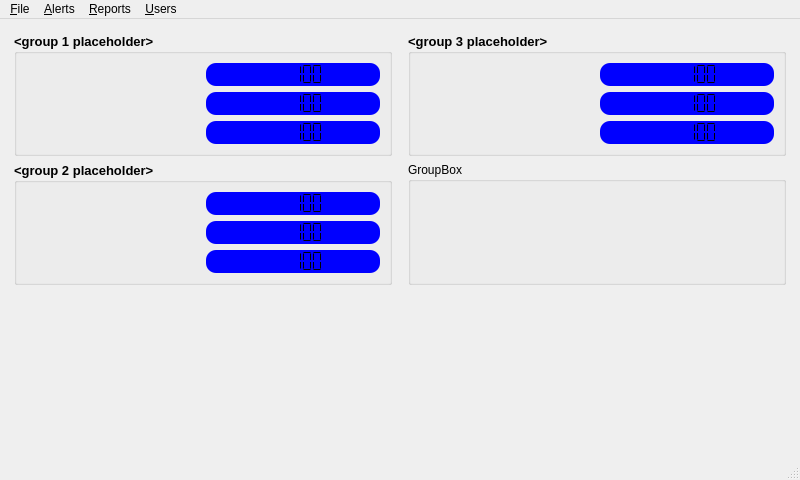
<?xml version="1.0" encoding="UTF-8"?>
<ui version="4.0">
 <class>MainWindow</class>
 <widget class="QMainWindow" name="MainWindow">
  <property name="windowModality">
   <enum>Qt::NonModal</enum>
  </property>
  <property name="geometry">
   <rect>
    <x>0</x>
    <y>0</y>
    <width>800</width>
    <height>480</height>
   </rect>
  </property>
  <property name="minimumSize">
   <size>
    <width>800</width>
    <height>480</height>
   </size>
  </property>
  <property name="maximumSize">
   <size>
    <width>800</width>
    <height>480</height>
   </size>
  </property>
  <property name="contextMenuPolicy">
   <enum>Qt::DefaultContextMenu</enum>
  </property>
  <property name="windowTitle">
   <string>DextersWorkshop GenMon</string>
  </property>
  <property name="windowIcon">
   <iconset resource="../resource/resources.qrc">
    <normaloff>:/icons/icons8-share-80.png</normaloff>:/icons/icons8-share-80.png</iconset>
  </property>
  <property name="tabShape">
   <enum>QTabWidget::Rounded</enum>
  </property>
  <widget class="QWidget" name="centralwidget">
   <layout class="QGridLayout" name="gridLayout_2">
    <item row="0" column="1">
     <layout class="QGridLayout" name="gridLayout_3">
      <property name="leftMargin">
       <number>5</number>
      </property>
      <property name="topMargin">
       <number>5</number>
      </property>
      <property name="rightMargin">
       <number>5</number>
      </property>
      <property name="bottomMargin">
       <number>5</number>
      </property>
      <item row="0" column="0">
       <widget class="QGroupBox" name="group_3">
        <property name="font">
         <font>
          <family>Arial</family>
          <pointsize>10</pointsize>
          <weight>75</weight>
          <bold>true</bold>
         </font>
        </property>
        <property name="title">
         <string>&lt;group 3 placeholder&gt;</string>
        </property>
        <layout class="QGridLayout" name="gridLayout_7">
         <item row="1" column="0">
          <widget class="QLabel" name="lbl_8">
           <property name="font">
            <font>
             <family>Arial</family>
             <pointsize>10</pointsize>
             <weight>50</weight>
             <bold>false</bold>
            </font>
           </property>
           <property name="text">
            <string>&lt;value 8 placeholder&gt;</string>
           </property>
          </widget>
         </item>
         <item row="2" column="0">
          <widget class="QLabel" name="lbl_9">
           <property name="font">
            <font>
             <family>Arial</family>
             <pointsize>10</pointsize>
             <weight>50</weight>
             <bold>false</bold>
            </font>
           </property>
           <property name="text">
            <string>&lt;value 9 placeholder&gt;</string>
           </property>
          </widget>
         </item>
         <item row="1" column="1">
          <widget class="QLCDNumber" name="get_value8">
           <property name="enabled">
            <bool>true</bool>
           </property>
           <property name="styleSheet">
            <string notr="true">background-color: blue; border-radius:10px; color: black;</string>
           </property>
           <property name="frameShape">
            <enum>QFrame::StyledPanel</enum>
           </property>
           <property name="frameShadow">
            <enum>QFrame::Sunken</enum>
           </property>
           <property name="smallDecimalPoint">
            <bool>false</bool>
           </property>
           <property name="digitCount">
            <number>6</number>
           </property>
           <property name="segmentStyle">
            <enum>QLCDNumber::Flat</enum>
           </property>
           <property name="value" stdset="0">
            <double>100.000000000000000</double>
           </property>
          </widget>
         </item>
         <item row="0" column="0">
          <widget class="QLabel" name="lbl_7">
           <property name="font">
            <font>
             <family>Arial</family>
             <pointsize>10</pointsize>
             <weight>50</weight>
             <bold>false</bold>
            </font>
           </property>
           <property name="text">
            <string>&lt;value 7 placeholder&gt;</string>
           </property>
          </widget>
         </item>
         <item row="0" column="1">
          <widget class="QLCDNumber" name="get_value7">
           <property name="enabled">
            <bool>true</bool>
           </property>
           <property name="styleSheet">
            <string notr="true">background-color: blue; border-radius:10px; color: black;</string>
           </property>
           <property name="frameShape">
            <enum>QFrame::StyledPanel</enum>
           </property>
           <property name="frameShadow">
            <enum>QFrame::Sunken</enum>
           </property>
           <property name="smallDecimalPoint">
            <bool>false</bool>
           </property>
           <property name="digitCount">
            <number>6</number>
           </property>
           <property name="segmentStyle">
            <enum>QLCDNumber::Flat</enum>
           </property>
           <property name="value" stdset="0">
            <double>100.000000000000000</double>
           </property>
          </widget>
         </item>
         <item row="2" column="1">
          <widget class="QLCDNumber" name="get_value9">
           <property name="enabled">
            <bool>true</bool>
           </property>
           <property name="styleSheet">
            <string notr="true">background-color: blue; border-radius:10px; color: black;</string>
           </property>
           <property name="frameShape">
            <enum>QFrame::StyledPanel</enum>
           </property>
           <property name="frameShadow">
            <enum>QFrame::Sunken</enum>
           </property>
           <property name="smallDecimalPoint">
            <bool>false</bool>
           </property>
           <property name="digitCount">
            <number>6</number>
           </property>
           <property name="segmentStyle">
            <enum>QLCDNumber::Flat</enum>
           </property>
           <property name="value" stdset="0">
            <double>100.000000000000000</double>
           </property>
          </widget>
         </item>
        </layout>
       </widget>
      </item>
      <item row="1" column="0">
       <widget class="QGroupBox" name="groupBox_4">
        <property name="title">
         <string>GroupBox</string>
        </property>
       </widget>
      </item>
     </layout>
    </item>
    <item row="0" column="0">
     <layout class="QGridLayout" name="gridLayout">
      <property name="leftMargin">
       <number>5</number>
      </property>
      <property name="topMargin">
       <number>5</number>
      </property>
      <property name="rightMargin">
       <number>5</number>
      </property>
      <property name="bottomMargin">
       <number>5</number>
      </property>
      <item row="1" column="0">
       <widget class="QGroupBox" name="group_2">
        <property name="font">
         <font>
          <pointsize>10</pointsize>
          <weight>75</weight>
          <bold>true</bold>
         </font>
        </property>
        <property name="title">
         <string>&lt;group 2 placeholder&gt;</string>
        </property>
        <layout class="QGridLayout" name="gridLayout_6">
         <item row="1" column="1">
          <widget class="QLCDNumber" name="get_value5">
           <property name="enabled">
            <bool>true</bool>
           </property>
           <property name="styleSheet">
            <string notr="true">background-color: blue; border-radius:10px; color: black;</string>
           </property>
           <property name="frameShape">
            <enum>QFrame::StyledPanel</enum>
           </property>
           <property name="frameShadow">
            <enum>QFrame::Sunken</enum>
           </property>
           <property name="smallDecimalPoint">
            <bool>false</bool>
           </property>
           <property name="digitCount">
            <number>6</number>
           </property>
           <property name="segmentStyle">
            <enum>QLCDNumber::Flat</enum>
           </property>
           <property name="value" stdset="0">
            <double>100.000000000000000</double>
           </property>
          </widget>
         </item>
         <item row="2" column="1">
          <widget class="QLCDNumber" name="get_value6">
           <property name="enabled">
            <bool>true</bool>
           </property>
           <property name="styleSheet">
            <string notr="true">background-color: blue; border-radius:10px; color: black;</string>
           </property>
           <property name="frameShape">
            <enum>QFrame::StyledPanel</enum>
           </property>
           <property name="frameShadow">
            <enum>QFrame::Sunken</enum>
           </property>
           <property name="smallDecimalPoint">
            <bool>false</bool>
           </property>
           <property name="digitCount">
            <number>6</number>
           </property>
           <property name="segmentStyle">
            <enum>QLCDNumber::Flat</enum>
           </property>
           <property name="value" stdset="0">
            <double>100.000000000000000</double>
           </property>
          </widget>
         </item>
         <item row="0" column="1">
          <widget class="QLCDNumber" name="get_value4">
           <property name="enabled">
            <bool>true</bool>
           </property>
           <property name="styleSheet">
            <string notr="true">background-color: blue; border-radius:10px; color: black;</string>
           </property>
           <property name="frameShape">
            <enum>QFrame::StyledPanel</enum>
           </property>
           <property name="frameShadow">
            <enum>QFrame::Sunken</enum>
           </property>
           <property name="smallDecimalPoint">
            <bool>false</bool>
           </property>
           <property name="digitCount">
            <number>6</number>
           </property>
           <property name="segmentStyle">
            <enum>QLCDNumber::Flat</enum>
           </property>
           <property name="value" stdset="0">
            <double>100.000000000000000</double>
           </property>
          </widget>
         </item>
         <item row="0" column="0">
          <widget class="QLabel" name="lbl_4">
           <property name="font">
            <font>
             <family>Arial</family>
             <pointsize>10</pointsize>
             <weight>50</weight>
             <bold>false</bold>
            </font>
           </property>
           <property name="text">
            <string>&lt;value 4 placeholder&gt;</string>
           </property>
          </widget>
         </item>
         <item row="1" column="0">
          <widget class="QLabel" name="lbl_5">
           <property name="font">
            <font>
             <family>Arial</family>
             <weight>50</weight>
             <bold>false</bold>
            </font>
           </property>
           <property name="text">
            <string>&lt;value 5 placeholder&gt;</string>
           </property>
          </widget>
         </item>
         <item row="2" column="0">
          <widget class="QLabel" name="lbl_6">
           <property name="font">
            <font>
             <family>Arial</family>
             <weight>50</weight>
             <bold>false</bold>
            </font>
           </property>
           <property name="text">
            <string>&lt;value 6 placeholder&gt;</string>
           </property>
          </widget>
         </item>
        </layout>
       </widget>
      </item>
      <item row="0" column="0">
       <widget class="QGroupBox" name="group_1">
        <property name="font">
         <font>
          <pointsize>10</pointsize>
          <weight>75</weight>
          <bold>true</bold>
         </font>
        </property>
        <property name="styleSheet">
         <string notr="true">s</string>
        </property>
        <property name="title">
         <string>&lt;group 1 placeholder&gt;</string>
        </property>
        <property name="flat">
         <bool>false</bool>
        </property>
        <property name="checkable">
         <bool>false</bool>
        </property>
        <layout class="QGridLayout" name="gridLayout_5">
         <item row="0" column="1">
          <widget class="QLCDNumber" name="get_value1">
           <property name="enabled">
            <bool>true</bool>
           </property>
           <property name="autoFillBackground">
            <bool>false</bool>
           </property>
           <property name="styleSheet">
            <string notr="true">background-color: blue; border-radius:10px; color: black;</string>
           </property>
           <property name="frameShape">
            <enum>QFrame::NoFrame</enum>
           </property>
           <property name="frameShadow">
            <enum>QFrame::Plain</enum>
           </property>
           <property name="lineWidth">
            <number>1</number>
           </property>
           <property name="smallDecimalPoint">
            <bool>false</bool>
           </property>
           <property name="digitCount">
            <number>6</number>
           </property>
           <property name="segmentStyle">
            <enum>QLCDNumber::Flat</enum>
           </property>
           <property name="value" stdset="0">
            <double>100.000000000000000</double>
           </property>
          </widget>
         </item>
         <item row="0" column="0">
          <widget class="QLabel" name="lbl_1">
           <property name="font">
            <font>
             <family>Arial</family>
             <pointsize>10</pointsize>
            </font>
           </property>
           <property name="text">
            <string>&lt;valule 1 placeholder&gt;</string>
           </property>
          </widget>
         </item>
         <item row="1" column="0">
          <widget class="QLabel" name="lbl_2">
           <property name="font">
            <font>
             <family>Arial</family>
             <pointsize>10</pointsize>
            </font>
           </property>
           <property name="text">
            <string>&lt;value 2 placeholder&gt;</string>
           </property>
          </widget>
         </item>
         <item row="1" column="1">
          <widget class="QLCDNumber" name="get_value2">
           <property name="enabled">
            <bool>true</bool>
           </property>
           <property name="styleSheet">
            <string notr="true">background-color: blue; border-radius:10px; color: black;</string>
           </property>
           <property name="frameShape">
            <enum>QFrame::StyledPanel</enum>
           </property>
           <property name="frameShadow">
            <enum>QFrame::Sunken</enum>
           </property>
           <property name="smallDecimalPoint">
            <bool>false</bool>
           </property>
           <property name="digitCount">
            <number>6</number>
           </property>
           <property name="segmentStyle">
            <enum>QLCDNumber::Flat</enum>
           </property>
           <property name="value" stdset="0">
            <double>100.000000000000000</double>
           </property>
          </widget>
         </item>
         <item row="2" column="1">
          <widget class="QLCDNumber" name="get_value3">
           <property name="enabled">
            <bool>true</bool>
           </property>
           <property name="styleSheet">
            <string notr="true">background-color: blue; border-radius:10px; color: black;</string>
           </property>
           <property name="frameShape">
            <enum>QFrame::StyledPanel</enum>
           </property>
           <property name="frameShadow">
            <enum>QFrame::Sunken</enum>
           </property>
           <property name="smallDecimalPoint">
            <bool>false</bool>
           </property>
           <property name="digitCount">
            <number>6</number>
           </property>
           <property name="segmentStyle">
            <enum>QLCDNumber::Flat</enum>
           </property>
           <property name="value" stdset="0">
            <double>100.000000000000000</double>
           </property>
          </widget>
         </item>
         <item row="2" column="0">
          <widget class="QLabel" name="lbl_3">
           <property name="font">
            <font>
             <family>Arial</family>
             <pointsize>10</pointsize>
            </font>
           </property>
           <property name="text">
            <string>&lt;value 3 placeholder&gt;</string>
           </property>
          </widget>
         </item>
        </layout>
       </widget>
      </item>
     </layout>
    </item>
    <item row="1" column="0" colspan="2">
     <widget class="MplWidget" name="MplWidget" native="true">
      <widget class="QLabel" name="label">
       <property name="geometry">
        <rect>
         <x>230</x>
         <y>70</y>
         <width>47</width>
         <height>13</height>
        </rect>
       </property>
       <property name="text">
        <string/>
       </property>
      </widget>
     </widget>
    </item>
   </layout>
  </widget>
  <widget class="QMenuBar" name="menubar">
   <property name="geometry">
    <rect>
     <x>0</x>
     <y>0</y>
     <width>800</width>
     <height>21</height>
    </rect>
   </property>
   <widget class="QMenu" name="menu_File">
    <property name="title">
     <string>&amp;File</string>
    </property>
    <addaction name="actionExit"/>
   </widget>
   <widget class="QMenu" name="menu_Alerts">
    <property name="title">
     <string>&amp;Alerts</string>
    </property>
    <addaction name="action_Show_defined_alerts"/>
    <addaction name="action_Add_alerts"/>
   </widget>
   <widget class="QMenu" name="menu_Reports">
    <property name="title">
     <string>&amp;Reports</string>
    </property>
    <addaction name="action_Instant_Graphs"/>
    <addaction name="actionAudit_Reports"/>
   </widget>
   <widget class="QMenu" name="menu_Users">
    <property name="title">
     <string>&amp;Users</string>
    </property>
    <addaction name="action_Add_user"/>
    <addaction name="action_Show_users"/>
   </widget>
   <addaction name="menu_File"/>
   <addaction name="menu_Alerts"/>
   <addaction name="menu_Reports"/>
   <addaction name="menu_Users"/>
  </widget>
  <widget class="QStatusBar" name="statusbar"/>
  <action name="actionExit">
   <property name="text">
    <string>E&amp;xit</string>
   </property>
  </action>
  <action name="action_Show_defined_alerts">
   <property name="text">
    <string>&amp;Show alerts</string>
   </property>
  </action>
  <action name="action_Add_alerts">
   <property name="text">
    <string>&amp;Add alerts</string>
   </property>
  </action>
  <action name="action_Add_user">
   <property name="text">
    <string>&amp;Add user</string>
   </property>
  </action>
  <action name="action_Show_users">
   <property name="text">
    <string>User &amp;management</string>
   </property>
  </action>
  <action name="action_Instant_Graphs">
   <property name="text">
    <string>&amp;Instant Graphs</string>
   </property>
  </action>
  <action name="actionAudit_Reports">
   <property name="text">
    <string>Audit &amp;Reports</string>
   </property>
  </action>
 </widget>
 <customwidgets>
  <customwidget>
   <class>MplWidget</class>
   <extends>QWidget</extends>
   <header>mplwidget.h</header>
   <container>1</container>
  </customwidget>
 </customwidgets>
 <resources>
  <include location="../resource/resources.qrc"/>
 </resources>
 <connections/>
</ui>
